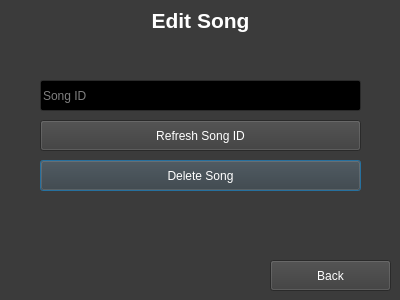
<?xml version="1.0" encoding="UTF-8"?>
<ui version="4.0">
 <class>editsong</class>
 <widget class="QDialog" name="editsong">
  <property name="geometry">
   <rect>
    <x>0</x>
    <y>0</y>
    <width>400</width>
    <height>300</height>
   </rect>
  </property>
  <property name="palette">
   <palette>
    <active>
     <colorrole role="WindowText">
      <brush brushstyle="SolidPattern">
       <color alpha="255">
        <red>255</red>
        <green>255</green>
        <blue>255</blue>
       </color>
      </brush>
     </colorrole>
     <colorrole role="Button">
      <brush brushstyle="SolidPattern">
       <color alpha="255">
        <red>59</red>
        <green>59</green>
        <blue>59</blue>
       </color>
      </brush>
     </colorrole>
     <colorrole role="Light">
      <brush brushstyle="SolidPattern">
       <color alpha="255">
        <red>88</red>
        <green>88</green>
        <blue>88</blue>
       </color>
      </brush>
     </colorrole>
     <colorrole role="Midlight">
      <brush brushstyle="SolidPattern">
       <color alpha="255">
        <red>73</red>
        <green>73</green>
        <blue>73</blue>
       </color>
      </brush>
     </colorrole>
     <colorrole role="Dark">
      <brush brushstyle="SolidPattern">
       <color alpha="255">
        <red>29</red>
        <green>29</green>
        <blue>29</blue>
       </color>
      </brush>
     </colorrole>
     <colorrole role="Mid">
      <brush brushstyle="SolidPattern">
       <color alpha="255">
        <red>39</red>
        <green>39</green>
        <blue>39</blue>
       </color>
      </brush>
     </colorrole>
     <colorrole role="Text">
      <brush brushstyle="SolidPattern">
       <color alpha="255">
        <red>255</red>
        <green>255</green>
        <blue>255</blue>
       </color>
      </brush>
     </colorrole>
     <colorrole role="BrightText">
      <brush brushstyle="SolidPattern">
       <color alpha="255">
        <red>255</red>
        <green>255</green>
        <blue>255</blue>
       </color>
      </brush>
     </colorrole>
     <colorrole role="ButtonText">
      <brush brushstyle="SolidPattern">
       <color alpha="255">
        <red>255</red>
        <green>255</green>
        <blue>255</blue>
       </color>
      </brush>
     </colorrole>
     <colorrole role="Base">
      <brush brushstyle="SolidPattern">
       <color alpha="255">
        <red>0</red>
        <green>0</green>
        <blue>0</blue>
       </color>
      </brush>
     </colorrole>
     <colorrole role="Window">
      <brush brushstyle="SolidPattern">
       <color alpha="255">
        <red>59</red>
        <green>59</green>
        <blue>59</blue>
       </color>
      </brush>
     </colorrole>
     <colorrole role="Shadow">
      <brush brushstyle="SolidPattern">
       <color alpha="255">
        <red>0</red>
        <green>0</green>
        <blue>0</blue>
       </color>
      </brush>
     </colorrole>
     <colorrole role="AlternateBase">
      <brush brushstyle="SolidPattern">
       <color alpha="255">
        <red>29</red>
        <green>29</green>
        <blue>29</blue>
       </color>
      </brush>
     </colorrole>
     <colorrole role="ToolTipBase">
      <brush brushstyle="SolidPattern">
       <color alpha="255">
        <red>255</red>
        <green>255</green>
        <blue>220</blue>
       </color>
      </brush>
     </colorrole>
     <colorrole role="ToolTipText">
      <brush brushstyle="SolidPattern">
       <color alpha="255">
        <red>0</red>
        <green>0</green>
        <blue>0</blue>
       </color>
      </brush>
     </colorrole>
    </active>
    <inactive>
     <colorrole role="WindowText">
      <brush brushstyle="SolidPattern">
       <color alpha="255">
        <red>255</red>
        <green>255</green>
        <blue>255</blue>
       </color>
      </brush>
     </colorrole>
     <colorrole role="Button">
      <brush brushstyle="SolidPattern">
       <color alpha="255">
        <red>59</red>
        <green>59</green>
        <blue>59</blue>
       </color>
      </brush>
     </colorrole>
     <colorrole role="Light">
      <brush brushstyle="SolidPattern">
       <color alpha="255">
        <red>88</red>
        <green>88</green>
        <blue>88</blue>
       </color>
      </brush>
     </colorrole>
     <colorrole role="Midlight">
      <brush brushstyle="SolidPattern">
       <color alpha="255">
        <red>73</red>
        <green>73</green>
        <blue>73</blue>
       </color>
      </brush>
     </colorrole>
     <colorrole role="Dark">
      <brush brushstyle="SolidPattern">
       <color alpha="255">
        <red>29</red>
        <green>29</green>
        <blue>29</blue>
       </color>
      </brush>
     </colorrole>
     <colorrole role="Mid">
      <brush brushstyle="SolidPattern">
       <color alpha="255">
        <red>39</red>
        <green>39</green>
        <blue>39</blue>
       </color>
      </brush>
     </colorrole>
     <colorrole role="Text">
      <brush brushstyle="SolidPattern">
       <color alpha="255">
        <red>255</red>
        <green>255</green>
        <blue>255</blue>
       </color>
      </brush>
     </colorrole>
     <colorrole role="BrightText">
      <brush brushstyle="SolidPattern">
       <color alpha="255">
        <red>255</red>
        <green>255</green>
        <blue>255</blue>
       </color>
      </brush>
     </colorrole>
     <colorrole role="ButtonText">
      <brush brushstyle="SolidPattern">
       <color alpha="255">
        <red>255</red>
        <green>255</green>
        <blue>255</blue>
       </color>
      </brush>
     </colorrole>
     <colorrole role="Base">
      <brush brushstyle="SolidPattern">
       <color alpha="255">
        <red>0</red>
        <green>0</green>
        <blue>0</blue>
       </color>
      </brush>
     </colorrole>
     <colorrole role="Window">
      <brush brushstyle="SolidPattern">
       <color alpha="255">
        <red>59</red>
        <green>59</green>
        <blue>59</blue>
       </color>
      </brush>
     </colorrole>
     <colorrole role="Shadow">
      <brush brushstyle="SolidPattern">
       <color alpha="255">
        <red>0</red>
        <green>0</green>
        <blue>0</blue>
       </color>
      </brush>
     </colorrole>
     <colorrole role="AlternateBase">
      <brush brushstyle="SolidPattern">
       <color alpha="255">
        <red>29</red>
        <green>29</green>
        <blue>29</blue>
       </color>
      </brush>
     </colorrole>
     <colorrole role="ToolTipBase">
      <brush brushstyle="SolidPattern">
       <color alpha="255">
        <red>255</red>
        <green>255</green>
        <blue>220</blue>
       </color>
      </brush>
     </colorrole>
     <colorrole role="ToolTipText">
      <brush brushstyle="SolidPattern">
       <color alpha="255">
        <red>0</red>
        <green>0</green>
        <blue>0</blue>
       </color>
      </brush>
     </colorrole>
    </inactive>
    <disabled>
     <colorrole role="WindowText">
      <brush brushstyle="SolidPattern">
       <color alpha="255">
        <red>29</red>
        <green>29</green>
        <blue>29</blue>
       </color>
      </brush>
     </colorrole>
     <colorrole role="Button">
      <brush brushstyle="SolidPattern">
       <color alpha="255">
        <red>59</red>
        <green>59</green>
        <blue>59</blue>
       </color>
      </brush>
     </colorrole>
     <colorrole role="Light">
      <brush brushstyle="SolidPattern">
       <color alpha="255">
        <red>88</red>
        <green>88</green>
        <blue>88</blue>
       </color>
      </brush>
     </colorrole>
     <colorrole role="Midlight">
      <brush brushstyle="SolidPattern">
       <color alpha="255">
        <red>73</red>
        <green>73</green>
        <blue>73</blue>
       </color>
      </brush>
     </colorrole>
     <colorrole role="Dark">
      <brush brushstyle="SolidPattern">
       <color alpha="255">
        <red>29</red>
        <green>29</green>
        <blue>29</blue>
       </color>
      </brush>
     </colorrole>
     <colorrole role="Mid">
      <brush brushstyle="SolidPattern">
       <color alpha="255">
        <red>39</red>
        <green>39</green>
        <blue>39</blue>
       </color>
      </brush>
     </colorrole>
     <colorrole role="Text">
      <brush brushstyle="SolidPattern">
       <color alpha="255">
        <red>29</red>
        <green>29</green>
        <blue>29</blue>
       </color>
      </brush>
     </colorrole>
     <colorrole role="BrightText">
      <brush brushstyle="SolidPattern">
       <color alpha="255">
        <red>255</red>
        <green>255</green>
        <blue>255</blue>
       </color>
      </brush>
     </colorrole>
     <colorrole role="ButtonText">
      <brush brushstyle="SolidPattern">
       <color alpha="255">
        <red>29</red>
        <green>29</green>
        <blue>29</blue>
       </color>
      </brush>
     </colorrole>
     <colorrole role="Base">
      <brush brushstyle="SolidPattern">
       <color alpha="255">
        <red>59</red>
        <green>59</green>
        <blue>59</blue>
       </color>
      </brush>
     </colorrole>
     <colorrole role="Window">
      <brush brushstyle="SolidPattern">
       <color alpha="255">
        <red>59</red>
        <green>59</green>
        <blue>59</blue>
       </color>
      </brush>
     </colorrole>
     <colorrole role="Shadow">
      <brush brushstyle="SolidPattern">
       <color alpha="255">
        <red>0</red>
        <green>0</green>
        <blue>0</blue>
       </color>
      </brush>
     </colorrole>
     <colorrole role="AlternateBase">
      <brush brushstyle="SolidPattern">
       <color alpha="255">
        <red>59</red>
        <green>59</green>
        <blue>59</blue>
       </color>
      </brush>
     </colorrole>
     <colorrole role="ToolTipBase">
      <brush brushstyle="SolidPattern">
       <color alpha="255">
        <red>255</red>
        <green>255</green>
        <blue>220</blue>
       </color>
      </brush>
     </colorrole>
     <colorrole role="ToolTipText">
      <brush brushstyle="SolidPattern">
       <color alpha="255">
        <red>0</red>
        <green>0</green>
        <blue>0</blue>
       </color>
      </brush>
     </colorrole>
    </disabled>
   </palette>
  </property>
  <property name="windowTitle">
   <string>Edit Song</string>
  </property>
  <widget class="QPushButton" name="deletebutton">
   <property name="geometry">
    <rect>
     <x>40</x>
     <y>160</y>
     <width>321</width>
     <height>31</height>
    </rect>
   </property>
   <property name="styleSheet">
    <string notr="true">font: 14pt &quot;Verdana&quot;;</string>
   </property>
   <property name="text">
    <string>Delete Song</string>
   </property>
  </widget>
  <widget class="QPushButton" name="refreshbutton">
   <property name="geometry">
    <rect>
     <x>40</x>
     <y>120</y>
     <width>321</width>
     <height>31</height>
    </rect>
   </property>
   <property name="styleSheet">
    <string notr="true">font: 14pt &quot;Verdana&quot;;</string>
   </property>
   <property name="text">
    <string>Refresh Song ID</string>
   </property>
  </widget>
  <widget class="QLineEdit" name="songidbox">
   <property name="geometry">
    <rect>
     <x>40</x>
     <y>80</y>
     <width>321</width>
     <height>31</height>
    </rect>
   </property>
   <property name="styleSheet">
    <string notr="true">font: 14pt &quot;Verdana&quot;;</string>
   </property>
   <property name="text">
    <string/>
   </property>
   <property name="placeholderText">
    <string>Song ID</string>
   </property>
  </widget>
  <widget class="QPushButton" name="backbutton">
   <property name="geometry">
    <rect>
     <x>270</x>
     <y>260</y>
     <width>121</width>
     <height>31</height>
    </rect>
   </property>
   <property name="styleSheet">
    <string notr="true">font: 14pt &quot;Verdana&quot;;</string>
   </property>
   <property name="text">
    <string>Back</string>
   </property>
  </widget>
  <widget class="QLabel" name="label">
   <property name="geometry">
    <rect>
     <x>0</x>
     <y>0</y>
     <width>401</width>
     <height>41</height>
    </rect>
   </property>
   <property name="text">
    <string>&lt;html&gt;&lt;head/&gt;&lt;body&gt;&lt;p align=&quot;center&quot;&gt;&lt;span style=&quot; font-size:16pt; font-weight:600;&quot;&gt;Edit Song&lt;/span&gt;&lt;/p&gt;&lt;/body&gt;&lt;/html&gt;</string>
   </property>
  </widget>
 </widget>
 <resources/>
 <connections>
  <connection>
   <sender>refreshbutton</sender>
   <signal>clicked()</signal>
   <receiver>editsong</receiver>
   <slot>refresh()</slot>
   <hints>
    <hint type="sourcelabel">
     <x>301</x>
     <y>134</y>
    </hint>
    <hint type="destinationlabel">
     <x>332</x>
     <y>51</y>
    </hint>
   </hints>
  </connection>
  <connection>
   <sender>deletebutton</sender>
   <signal>clicked()</signal>
   <receiver>editsong</receiver>
   <slot>delete()</slot>
   <hints>
    <hint type="sourcelabel">
     <x>255</x>
     <y>187</y>
    </hint>
    <hint type="destinationlabel">
     <x>218</x>
     <y>232</y>
    </hint>
   </hints>
  </connection>
  <connection>
   <sender>backbutton</sender>
   <signal>clicked()</signal>
   <receiver>editsong</receiver>
   <slot>back()</slot>
   <hints>
    <hint type="sourcelabel">
     <x>333</x>
     <y>271</y>
    </hint>
    <hint type="destinationlabel">
     <x>315</x>
     <y>243</y>
    </hint>
   </hints>
  </connection>
 </connections>
 <slots>
  <slot>refresh()</slot>
  <slot>delete()</slot>
  <slot>back()</slot>
 </slots>
</ui>
